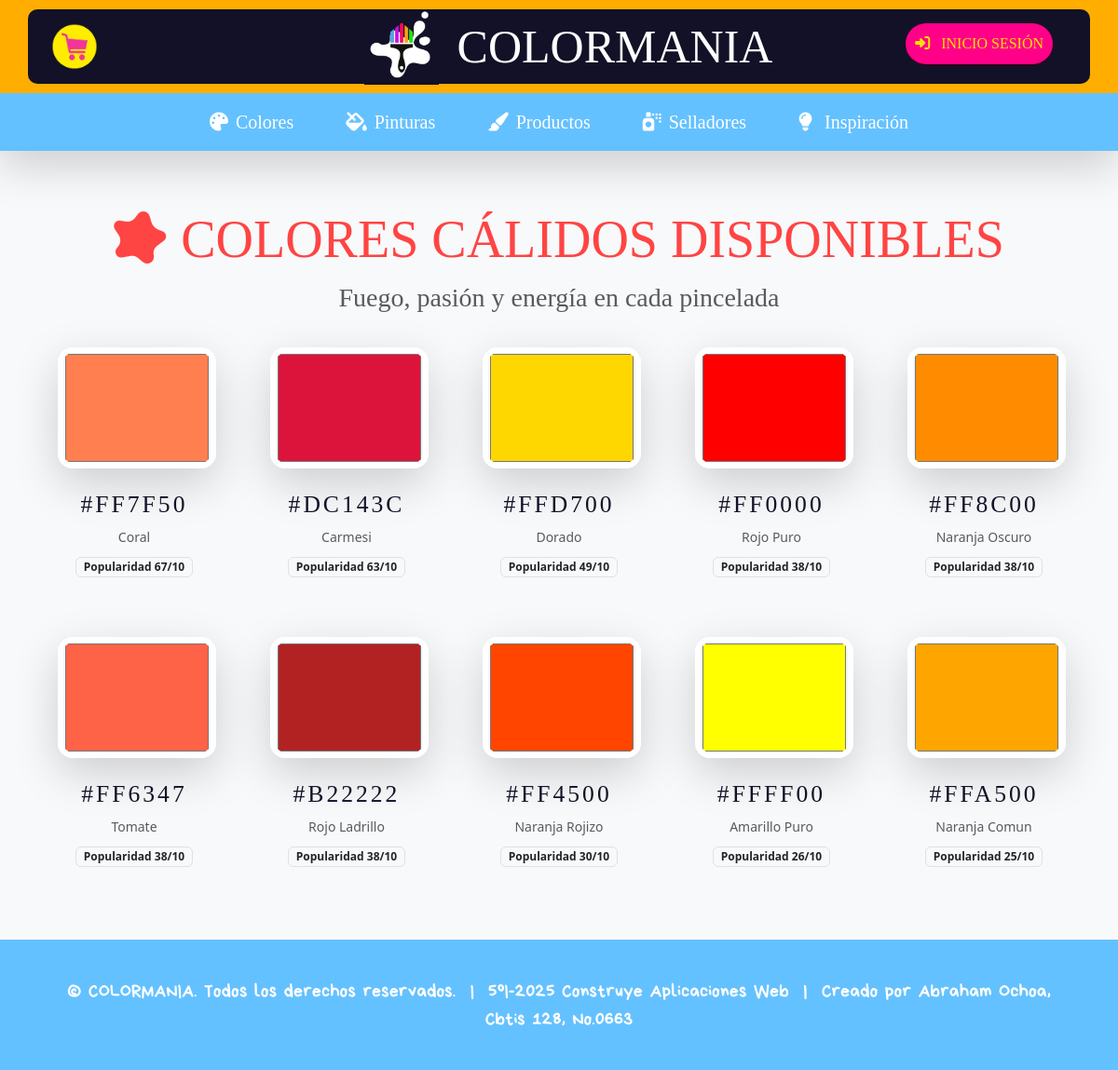
/colores-calidos/, run on the app's committed database.
### colormania/models.py (models this page shows, shortened)
class Color(models.Model):
    codigo = models.CharField(max_length=50)
    descripcion = models.CharField(max_length=250)
    tipo = models.CharField(max_length=30, choices=[
        ('CALIDOS', 'Calidos'),
        ('FRIOS', 'Frios'),
        ('GRISES', 'Grises'),
        ('PASTELES', 'Pasteles'),
        ('VIVOS', 'Vivos'),
    ])
    popularidad = models.IntegerField()
    class Meta:
        verbose_name = "Color"
        verbose_name_plural = "Colores"

### colormania/views.py (the view)
# urls.py: path('colores-calidos/', views.calidos, name='calidos'),
def calidos(request):
    colores_calidos = Color.objects.filter(tipo='CALIDOS').order_by('-popularidad')
    return render(request, 'colormania/user/colores/calidos.html', {'colores_calidos': colores_calidos})

### colormania/templates/colormania/user/colores/calidos.html (shortened to what this page needs)
{% extends "colormania/base.html" %}
{% load static %}
{% block content %}
<div class="container mt-0 pt-0">
    <div class="text-center mb-4">
        <h1 class="bobby display-4" style="color: #ff4444;">
            <i class="fas fa-splotch me-3"></i>COLORES CÁLIDOS DISPONIBLES
        </h1>
        <p class="lead bobby fs-3 text-muted">Fuego, pasión y energía en cada pincelada</p>
    </div>
    <div class="row row-cols-2 row-cols-md-3 row-cols-lg-5 g-5 justify-content-center">
        {% for color in colores_calidos %}
        <div class="col">
            <div class="text-center">
                <a href="{% url 'personalizar_desde_color' color.codigo|cut:'#' %}"
                   class="text-decoration-none transform-hover d-block p-2"
                   style="cursor: pointer;">
                    <input type="color" value="#{{ color.codigo|cut:'#'|lower }}" disabled
                           class="mx-auto mb-4 rounded-4 shadow-lg"
                           style="width: 170px; height: 130px; border: 6px solid white; cursor: pointer; pointer-events: none; box-shadow: 0 12px 30px rgba(0,0,0,0.3);">
                    <h5 class="bobby" style="color: #131128; font-size: 1.6rem; letter-spacing: 3px;">
                        #{{ color.codigo|upper|cut:'#' }}
                    </h5>
                    <p class="text-muted small mb-2">{{ color.descripcion }}</p>
                    <span class="badge bg-light text-dark border">Popularidad {{ color.popularidad }}/10</span>
                </a>
            </div>
        </div>
        {% endfor %}
    </div>
</div>
{% endblock %}

### data on the page
Color: codigo "#ff7f50", codigo "FF7F50", descripcion "Coral", popularidad "67"
Color: codigo "#dc143c", codigo "DC143C", descripcion "Carmesi", popularidad "63"
Color: codigo "#ffd700", codigo "FFD700", descripcion "Dorado", popularidad "49"
Color: codigo "#ff0000", codigo "FF0000", descripcion "Rojo Puro", popularidad "38"
Color: codigo "#ff8c00", codigo "FF8C00", descripcion "Naranja Oscuro", popularidad "38"
Color: codigo "#ff6347", codigo "FF6347", descripcion "Tomate", popularidad "38"
Color: codigo "#b22222", codigo "B22222", descripcion "Rojo Ladrillo", popularidad "38"
Color: codigo "#ff4500", codigo "FF4500", descripcion "Naranja Rojizo", popularidad "30"
Color: codigo "#ffff00", codigo "FFFF00", descripcion "Amarillo Puro", popularidad "26"
Color: codigo "#ffa500", codigo "FFA500", descripcion "Naranja Comun", popularidad "25"
